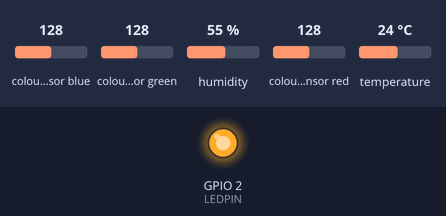
A sketch run on a simulated ESP32. On the bench: output pins drawn as LEDs (lit = HIGH). Inputs (shaded band) come from the test bench; at power-on: colour sensor blue 128, colour sensor green 128, humidity 55 %, colour sensor red 128, temperature 24 °C. What the sketch prints to the serial monitor is not drawn.

Above: at 2.1 s.
At 4.2 s:
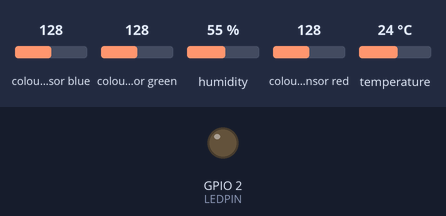
Timing chart, 0 to 6.5 s (numbered marks = the images above):
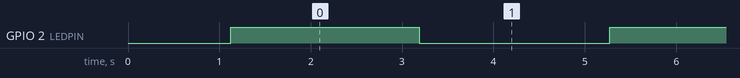

Measured:
- by itself, GPIO 2 (LEDPIN): alternates HIGH for 2.1 s and LOW for 2.1 s

The sketch:

esp32_dht11_tcs34725.ino
```cpp
#include <Wire.h>
#include "DHT.h"
#include "Adafruit_TCS34725.h"

// ==================== DHT11 SENSOR ====================
#define DHTPIN 4       // GPIO for DHT11 data pin
#define DHTTYPE DHT11
DHT dht(DHTPIN, DHTTYPE);

// ==================== TCS34725 SENSOR ====================
Adafruit_TCS34725 tcs = Adafruit_TCS34725(
  TCS34725_INTEGRATIONTIME_600MS,
  TCS34725_GAIN_1X
);

// ==================== BUILT-IN LED ====================
#define LEDPIN 2  // Most ESP32 Dev Boards built-in LED
bool ledState = false;
unsigned long previousMillis = 0;
const long interval = 1000; // 1-second blink

// ==================== SETUP ====================
void setup() {
  Serial.begin(115200);
  delay(1000); // allow Serial Monitor to open
  Serial.println("Setup starting...");

  pinMode(LEDPIN, OUTPUT); // initialize LED

  Wire.begin();

  // ----------------- Initialize DHT11 -----------------
  dht.begin();
  delay(100);
  float h = dht.readHumidity();
  float t = dht.readTemperature();
  if (isnan(h) || isnan(t)) {
    Serial.println("Warning: DHT11 sensor not detected or wiring issue!");
  } else {
    Serial.println("DHT11 detected successfully!");
  }

  // ----------------- Initialize TCS34725 -----------------
  if (!tcs.begin()) {
    Serial.println("Warning: TCS34725 sensor not detected or wiring issue!");
  } else {
    Serial.println("TCS34725 detected successfully!");
  }

  Serial.println("Setup complete!\n");
}

// ==================== LOOP ====================
void loop() {
  unsigned long currentMillis = millis();
  if (currentMillis - previousMillis >= interval) {
    previousMillis = currentMillis;
    ledState = !ledState;
    digitalWrite(LEDPIN, ledState); // toggle LED
  }

  // ----------- DHT11 Readings -----------
  float humidity = dht.readHumidity();
  float tempC    = dht.readTemperature();

  // ----------- TCS34725 Readings -----------
  uint16_t r, g, b, c;
  tcs.getRawData(&r, &g, &b, &c);
  uint16_t colorTemp = tcs.calculateColorTemperature_dn40(r, g, b, c);
  uint16_t lux       = tcs.calculateLux(r, g, b);

  // ----------- Output Results -----------
  Serial.println("======================================");
  Serial.print("DHT11 Temp (C): ");
  if (isnan(tempC)) Serial.print("Error!"); else Serial.print(tempC,1);
  Serial.print("\tHumidity (%): ");
  if (isnan(humidity)) Serial.println("Error!"); else Serial.println(humidity,1);

  Serial.print("TCS34725 R: "); Serial.print(r);
  Serial.print(" G: "); Serial.print(g);
  Serial.print(" B: "); Serial.print(b);
  Serial.print(" C: "); Serial.println(c);

  Serial.print("Color Temp (K): "); Serial.println(colorTemp);
  Serial.print("Lux: "); Serial.println(lux);
  Serial.println("======================================\n");

  delay(2000); // 2-second update for sensors
}
```
